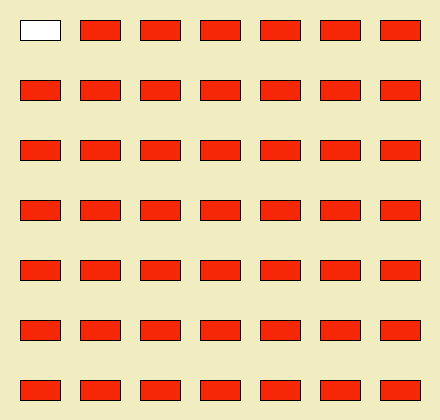
Frame 1 (no input)
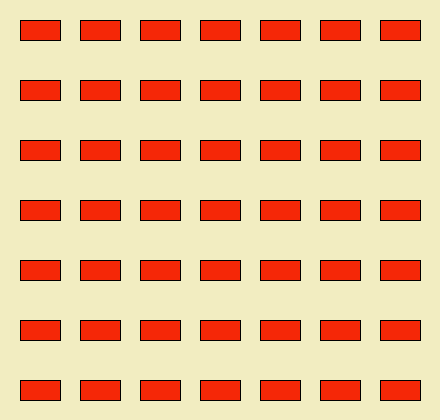
Frame 60 (the mouse pressed at the canvas centre just before this capture)
Frame 120 (the mouse held since frame 60 and released just before this capture): identical to frame 60, image omitted

The Processing sketch that drew these frames (run headless with seeded random() and noise(); from frame 60 on, the mouse is pressed at the canvas centre):

// Processing sketch: TP01_exercise20
// ── TP01_exercise20.pde
PVector coordenadasRect;
int anchoRect, altoRect, distanciaEntreRect;

public void setup(){
size(440,420);
background(#F2EDC1);
anchoRect=40;
altoRect=20;
distanciaEntreRect=20;
coordenadasRect= new PVector(distanciaEntreRect, distanciaEntreRect);
}
void draw(){
  dibujarRectangulos();
}
public void dibujarRectangulos(){
  for(float x=coordenadasRect.x; x<width;x+=(anchoRect+distanciaEntreRect)){
    for(float y=coordenadasRect.y; y<height;y+=(anchoRect+distanciaEntreRect)){
    rect (x,y, anchoRect, altoRect);
    fill(#F52707);
    }
    
    
  
  }
  
}
